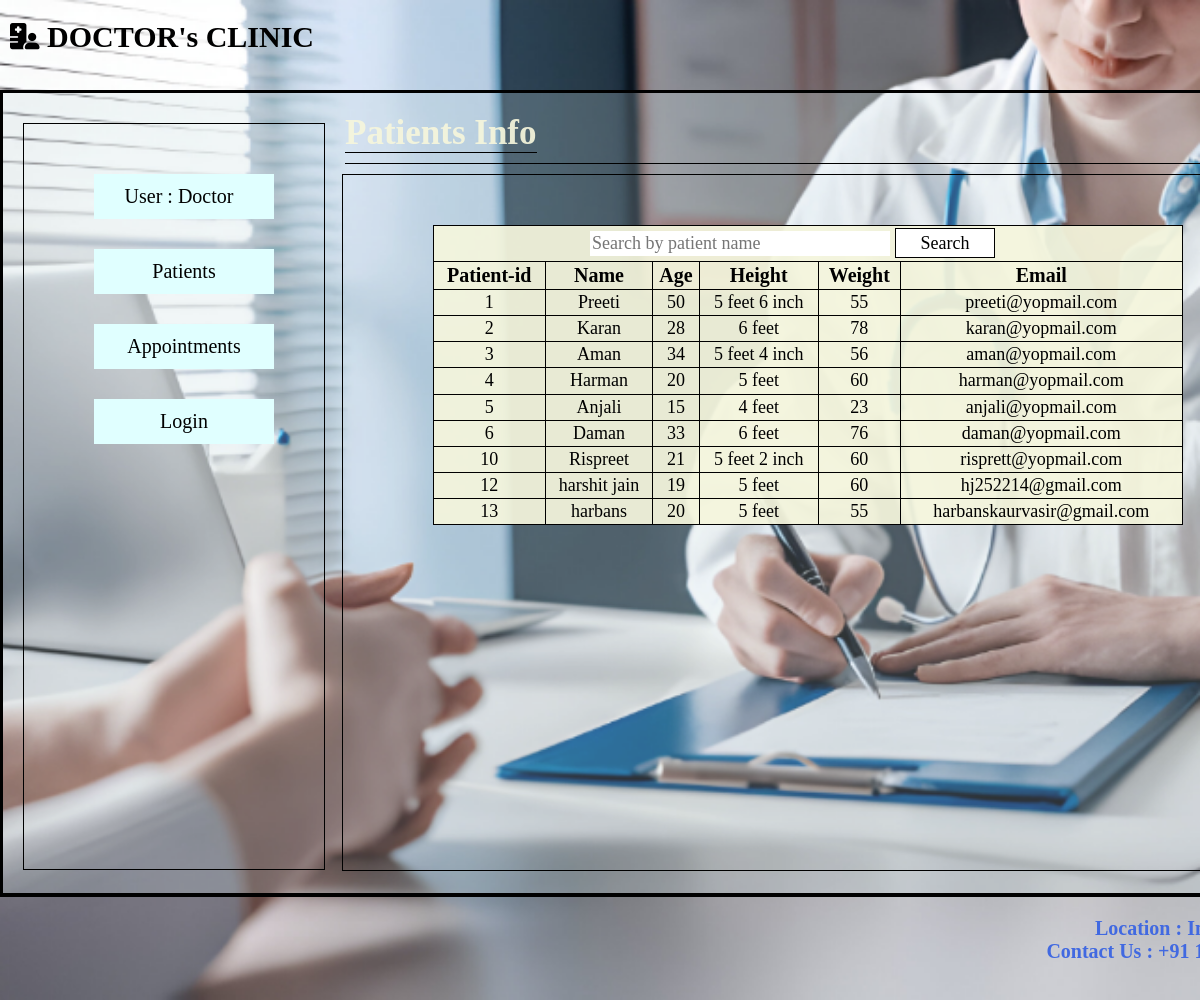
The app's page /doctor3.php with its own data.
### tables this page shows
CREATE TABLE `patient` (
  `pid` int(11) NOT NULL,
  `pname` varchar(255) NOT NULL,
  `age` varchar(11) NOT NULL,
  `height` varchar(255) NOT NULL,
  `weight` varchar(255) NOT NULL,
  `gender` varchar(255) NOT NULL,
  `email` varchar(255) NOT NULL
);

### doctor3.php (the view, shortened to what this page needs)
<?php 	session_start();
	include('common/connect.php');
?>
<html>
	<head>
		<link rel="stylesheet" href="css/style.css"/>
	</head>
	<body>
	<?php include('common/header2.php')?>
				<div class="right">
					<div class="head">
						<span><b id="about"> Patients Info </b></span>
					</div>
					<div class="enter">
						<form class="form">
							<table id="table1">
							<tr>
								<th colspan="7" id="search"><input type="text" name="s" placeholder="Search by patient name"/>
												<input type="submit" value="Search"/>
								</th>
							</tr>
							<tr>
								<th>Patient-id</th>
								<th>Name</th>
								<th>Age</th>
								<th>Height</th>
								<th>Weight</th>
								<th>Email</th>
							</tr>
							<?php
								if(!empty($_GET['s']))
								{
									$searchname=$_GET['s'];
									$query="select * from patient where pname like '%$searchname%'";
								}
								else
								{
									$query="select * from patient ";
								}
								$result=mysqli_query($connect,$query);
								while($row=mysqli_fetch_assoc($result))
								{
									?>
							<tr>
								<td><?php  echo $row['pid']?></td>
								<td><?php  echo $row['pname']?></td>
								<td><?php  echo $row['age']?></td>
								<td><?php  echo $row['height']?></td>
								<td><?php  echo $row['weight']?></td>
								<td><?php  echo $row['email']?></td>
							</tr>
							<?php
								}
								?>
						</table>
						</form>
					</div>
				</div>
			</div>
			<?php include('common/footer.php')?>
	</body>
</html>

### css/style.css (style rules this page uses)
body,html { margin:0px; padding:0px; }
.right { height:780px; width:945px; float:left; margin:10px; }
.head { width:930px; height:50px; border-bottom:1px solid black; padding-top:10px; margin-left:10px; }
.enter { height:695px; width:930px; border:1px solid black; margin:auto; margin-top:10px; }
.form { margin:10px; }
.form td { font-size:18px; }
.form th { font-size:25px; }
.form input { font-family:garamond; width:110px; height:25px; font-size:18px; width:150px; border:none; }
.form input[type="submit"] { background-color:white; width:170px; height:30px; border:1px solid black; margin-right:30px; }
#table1 { height:300px; width:750px; border-collapse:collapse; margin:auto; margin-top:50px; background-color:#f5f5dced ; }
#table1 th { border:1px solid black; text-align:center; font-size:20px; }
#table1 td { border:1px solid black; text-align:center; }
#about { font-family:garamond; font-size:35px; font-weight:bold; color:#f5f5dced; padding-top:10px; border-bottom:1px solid black; }
#search input { width:300px; }
#search input[type="submit"] { width:100px; }

### records on screen
patient: pid "1", pname "Preeti", age "50", height "5 feet 6 inch", weight "55", email "preeti@yopmail.com"
patient: pid "2", pname "Karan", age "28", height "6 feet", weight "78", email "karan@yopmail.com"
patient: pid "3", pname "Aman", age "34", height "5 feet 4 inch", weight "56", email "aman@yopmail.com"
patient: pid "4", pname "Harman", age "20", height "5 feet", weight "60", email "harman@yopmail.com"
patient: pid "5", pname "Anjali", age "15", height "4 feet", weight "23", email "anjali@yopmail.com"
patient: pid "6", pname "Daman", age "33", height "6 feet", weight "76", email "daman@yopmail.com"
patient: pid "10", pname "Rispreet", age "21", height "5 feet 2 inch", weight "60", email "risprett@yopmail.com"
patient: pid "12", pname "harshit jain", age "19", height "5 feet", weight "60", email "hj252214@gmail.com"
patient: pid "13", pname "harbans", age "20", height "5 feet", weight "55", email "harbanskaurvasir@gmail.com"
